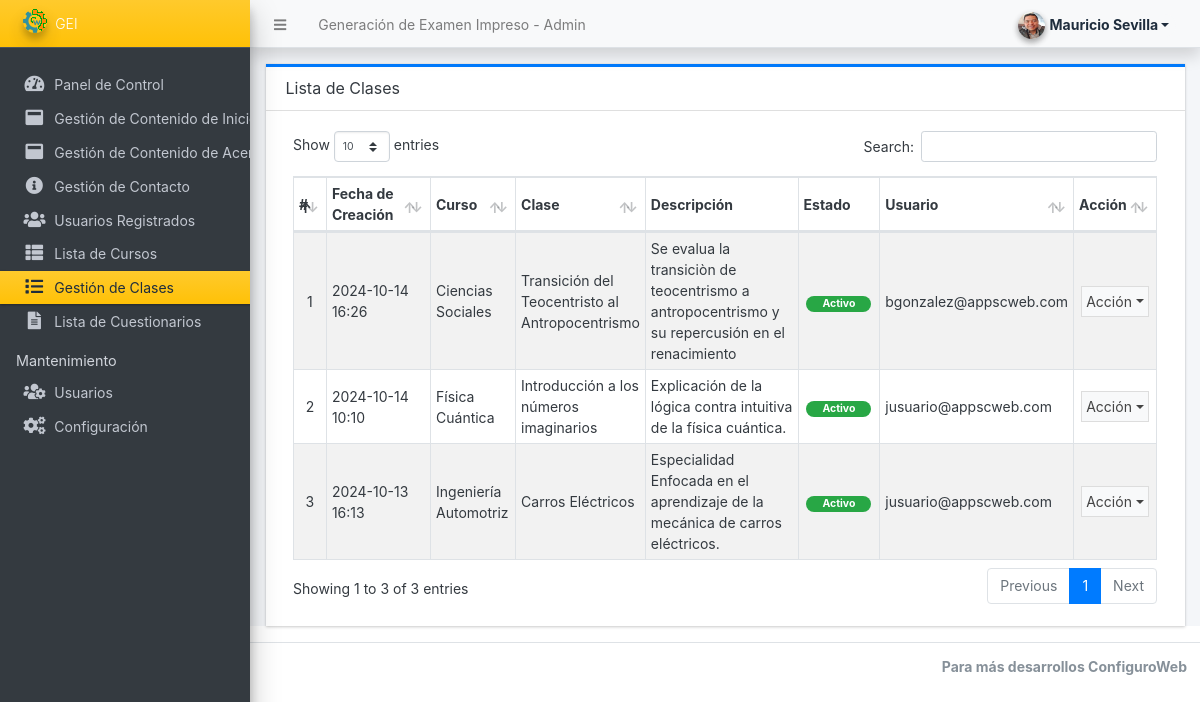
Screenshot of /admin/?page=classes (signed in) with the database file from the repository.
### tables this page shows
CREATE TABLE `class_list` (
  `id` int(30) NOT NULL,
  `user_id` int(30) NOT NULL,
  `course_id` int(30) NOT NULL,
  `name` text NOT NULL,
  `description` text NOT NULL,
  `delete_flag` tinyint(1) NOT NULL DEFAULT 0,
  `status` tinyint(1) NOT NULL DEFAULT 1,
  `date_created` datetime NOT NULL DEFAULT current_timestamp(),
  `date_updated` datetime DEFAULT NULL ON UPDATE current_timestamp()
);

CREATE TABLE `course_list` (
  `id` int(30) NOT NULL,
  `user_id` int(30) NOT NULL,
  `name` text NOT NULL,
  `description` text NOT NULL,
  `delete_flag` tinyint(1) NOT NULL DEFAULT 0,
  `status` tinyint(1) NOT NULL DEFAULT 1,
  `date_created` datetime NOT NULL DEFAULT current_timestamp(),
  `date_updated` datetime DEFAULT NULL ON UPDATE current_timestamp()
);

CREATE TABLE `registered_user_list` (
  `id` int(30) NOT NULL,
  `firstname` text NOT NULL,
  `middlename` text DEFAULT NULL,
  `lastname` text NOT NULL,
  `gender` varchar(100) NOT NULL,
  `dob` date NOT NULL,
  `contact` text NOT NULL,
  `email` text NOT NULL,
  `password` text NOT NULL,
  `avatar` text NOT NULL,
  `status` tinyint(1) NOT NULL DEFAULT 1,
  `delete_flag` tinyint(1) NOT NULL DEFAULT 0,
  `date_created` datetime NOT NULL DEFAULT current_timestamp(),
  `date_updated` datetime DEFAULT NULL ON UPDATE current_timestamp()
);

### admin/classes/index.php (the view, shortened to what this page needs)
<div class="card card-outline rounded-0 card-primary">
	<div class="card-header">
		<h3 class="card-title">Lista de Clases</h3>
	</div>
	<div class="card-body">
		<div class="container-fluid">
			<table class="table table-hover table-striped table-bordered" id="list">
				<colgroup>
					<col width="5%">
					<col width="15%">
					<col width="10%">
					<col width="15%">
					<col width="20%">
					<col width="10%">
					<col width="15%">
					<col width="10%">
				</colgroup>
				<thead>
					<tr>
						<th>#</th>
						<th>Fecha de Creación</th>
						<th>Curso</th>
						<th>Clase</th>
						<th>Descripción</th>
						<th>Estado</th>
						<th>Usuario</th>
						<th>Acción</th>
					</tr>
				</thead>
				<tbody>
					<?php
					$i = 1;
					$qry = $conn->query("SELECT c.*,cc.name as `course` from `class_list` c inner join `course_list` cc on c.course_id = cc.id where c.delete_flag = 0 order by cc.`name` asc,c.`name` asc ");
					while ($row = $qry->fetch_assoc()):
						$uemail = $conn->query("SELECT email from registered_user_list where id = '{$row['user_id']}'")->fetch_array()[0];
					?>
						<tr>
							<td class="text-center"><?php echo $i++; ?></td>
							<td><?php echo date("Y-m-d H:i", strtotime($row['date_created'])) ?></td>
							<td><?php echo $row['course'] ?></td>
							<td><?php echo $row['name'] ?></td>
							<td>
								<p class="m-0 truncate-1"><?= $row['description'] ?></p>
							</td>
							<td class="text-center">
								<?php if ($row['status'] == 1): ?>
									<span class="badge badge-success px-3 rounded-pill">Activo</span>
								<?php else: ?>
									<span class="badge badge-danger px-3 rounded-pill">Inactivo</span>
								<?php endif; ?>
							</td>
							<td>
								<p class="m-0 truncate-1"><?= $uemail ?></p>
							</td>
							<td align="center">
								<button type="button" class="btn btn-flat p-1 btn-default btn-sm dropdown-toggle dropdown-icon" data-toggle="dropdown">
									Acción
								</button>
							</td>
						</tr>
					<?php endwhile; ?>
				</tbody>
			</table>
		</div>
	</div>
</div>

### rows the page displays
class_list: date_created "2024-10-14 16:26", course.name "Ciencias Sociales", name "Transición del Teocentristo al Antropocentrismo", description "Se evalua la transiciòn de teocentrismo a antropocentrismo y su repercusión en el renacimiento", status "Activo", user.email "bgonzalez@appscweb.com"
class_list: date_created "2024-10-14 10:10", course.name "Física Cuántica", name "Introducción a los números imaginarios", description "Explicación de la lógica contra intuitiva de la física cuántica.", status "Activo", user.email "jusuario@appscweb.com"
class_list: date_created "2024-10-13 16:13", course.name "Ingeniería Automotriz", name "Carros Eléctricos", description "Especialidad Enfocada en el aprendizaje de la mecánica de carros eléctricos.", status "Activo", user.email "jusuario@appscweb.com"

### other values shown
$_settings->info('name') "Generación de Examen Impreso"
$_settings->info('short_name') "GEI"
